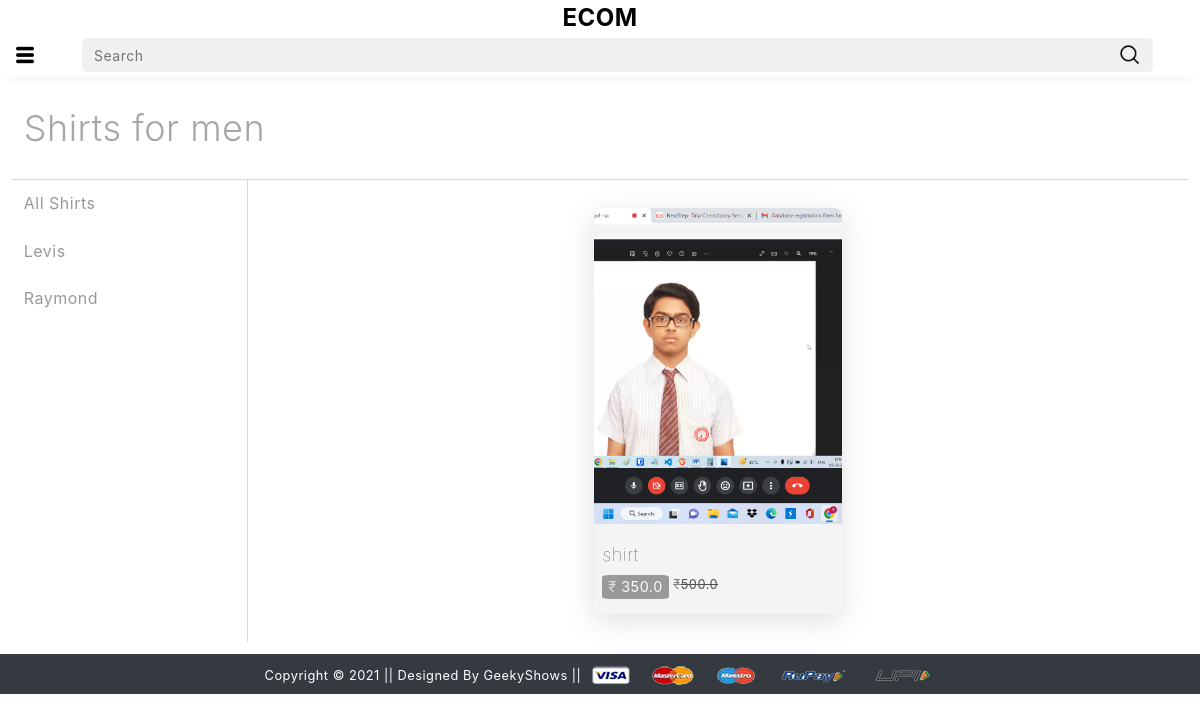
/mshirts/, run on an earlier commit of the app's database.
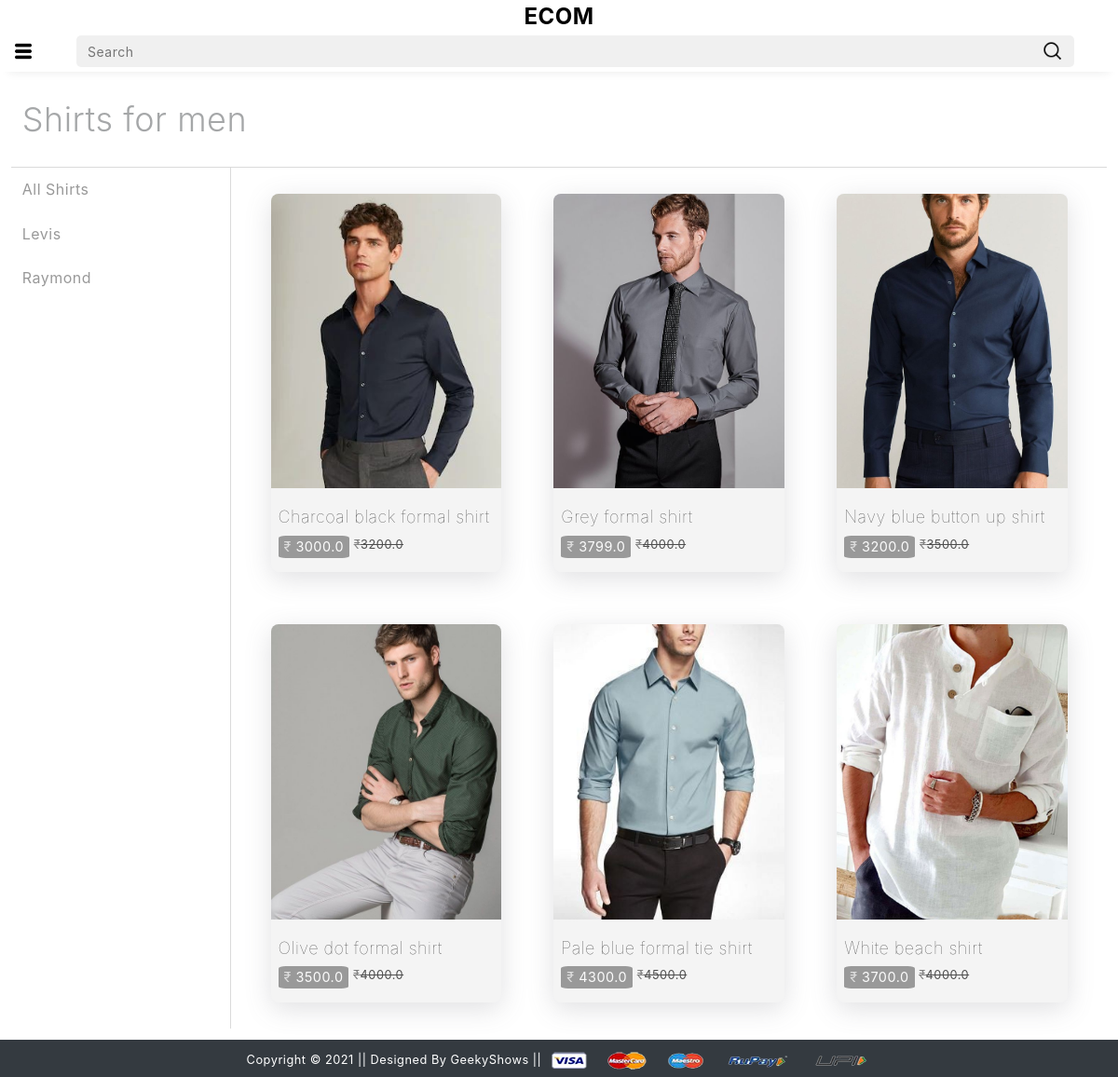
And on a later commit of the database.
### app/models.py (models this page shows)
class Product(models.Model):
    title=models.CharField(max_length=100)
    selling_price=models.FloatField()
    discounted_price=models.FloatField()
    description=models.TextField()
    brand=models.CharField(max_length=100)
    category=models.CharField(choices=CATEGORY_CHOICES,max_length=3)
    product_image=models.ImageField(upload_to='productimg')

### app/views.py (the view)
# urls.py: path('mshirts/', views.mshirts, name='mshirts'),
def mshirts(request,data=None):
    if data == None:
        mshirts = Product.objects.filter(category='MS')
    elif data == 'Levis' or data == 'Raymond':
        mshirts = Product.objects.filter(category='MS').filter(brand=data)
    return render(request, 'app/mshirts.html',{'mshirts':mshirts})

### app/templates/app/mshirts.html (shortened to what this page needs)
{% extends 'app/base.html' %}
{% load static %}
{% block main-content %}
<div class="all-products-main">
    <div class="all-products-header">Shirts for men</div>
    <div class="all-products-body">
      <div class="all-filters">
        <a
          href="{% url 'wdress'%}"
          class=""
          >All Shirts</a
        >
        <a
          href="{% url 'wdressdata' 'Levis' %}"
          class=""
          >Levis</a
        >
        <a
          href="{% url 'wdressdata' 'Raymond' %}"
          class=""
          >Raymond</a
        >
      </div>
      <div class="all-items">
        {% for product in mshirts %}
        <a class="each-slide-item" href="{% url 'product-detail' product.id %}">
          <div class="slide-item-img">
            <img src="{{product.product_image.url}}" alt="not found" />
          </div>
          <div class="slide-item-details">
            <div class="slide-item-title light w-100">
              {{product.title}}
            </div>
            <div class="slide-item-price-outer">
              <div class="slide-item-price light">
                <span class="light">&#8377;</span> {{product.discounted_price}}
              </div>
              <small class="light">
                <span class="light">&#8377;</span>{{product.selling_price}}
              </small>
            </div>
          </div>
        </a>
        {% endfor %}
      </div>
    </div>
  </div>
{% endblock main-content %}

### app/templates/app/base.html (shortened to what this page needs)
<!DOCTYPE html>
{% load static %}
<html lang="en">
  <head>
    <link rel="stylesheet" href="{% static 'app/css/style.css' %}" />
    <link
      href="https://cdn.jsdelivr.net/npm/bootstrap@5.0.0-beta1/dist/css/bootstrap.min.css"
      rel="stylesheet"
    />
    <link
      rel="stylesheet"
      href="https://cdn.jsdelivr.net/npm/bootstrap@4.0.0/dist/css/bootstrap.min.css"
    />
    <link rel="stylesheet" href="{% static 'app/css/owl.carousel.min.css' %}" />
    <link rel="stylesheet" href="{% static 'app/css/all.min.css' %}" />
  </head>
  <body>
    <div class="header">
      <div class="header-first">
        <a class="website-name" href="/">ECOM</a>
      </div>
      <div class="header-second" id="navbarSupportedContent">
        <button class="menu-button" type="button">
          <img
            class="menu-button-img"
            src="{% static 'app/images/menu-icon.png' %}"
            alt="Not found"
          />
        </button>
        <form class="search-div">
          <input class="search-input" type="search" placeholder="Search" />
          <button class="search-button" type="submit">
            <img
              class="search-button-img"
              src="{% static 'app/images/search-icon-black.png' %}"
              alt="Not found"
            />
          </button>
        </form>
      </div>
    </div>
    <div class="content-body">
      {% block main-content %}
      {% endblock main-content %}
      {% block footer %}
            <footer class="container-fluid bg-dark text-center p-2 footer-index">
              <small class="text-white"
                >Copyright &copy; 2021 || Designed By GeekyShows ||
              </small>
              <img
                src="{% static 'app/images/payment.png' %}"
                alt=""
                srcset=""
                class="img-fluid"
                height="2px"
              />
            </footer>
      {% endblock footer %}
    </div>
  </body>
</html>

What changed in the data, as far as the page shows it:
removed Product: product_image (picture), title "shirt", discounted_price "350.0", selling_price "500.0"
added Product: product_image (picture), title "Charcoal black formal shirt", discounted_price "3000.0", selling_price "3200.0"
added Product: product_image (picture), title "Grey formal shirt", discounted_price "3799.0", selling_price "4000.0"
added Product: product_image (picture), title "Navy blue button up shirt", discounted_price "3200.0", selling_price "3500.0"
added Product: product_image (picture), title "Olive dot formal shirt", discounted_price "3500.0", selling_price "4000.0"
added Product: product_image (picture), title "Pale blue formal tie shirt", discounted_price "4300.0", selling_price "4500.0"
added Product: product_image (picture), title "White beach shirt", discounted_price "3700.0", selling_price "4000.0"
